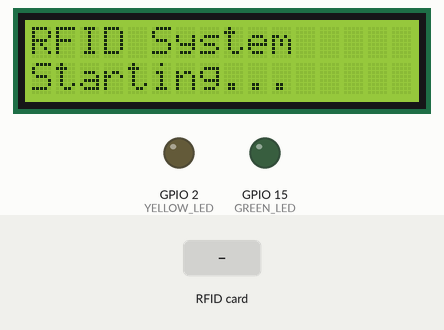
Simulated run of this sketch. Board: ESP32. Shown: 16×2 character LCD, output pins drawn as LEDs (lit = HIGH). The test bench sets the inputs (shaded band). WiFi joins after 1.5 s; servers stay silent unless stated; uploads are accepted with an empty reply; what the sketch prints to the serial monitor is not drawn.

Above: at 1.4 s.
At 9.1 s:
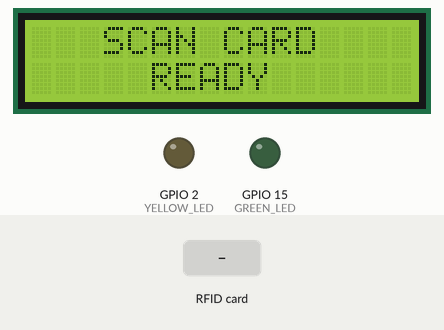
9.2 s: RFID card 5E 7A 19 C4 held to the reader
At 10.0 s:
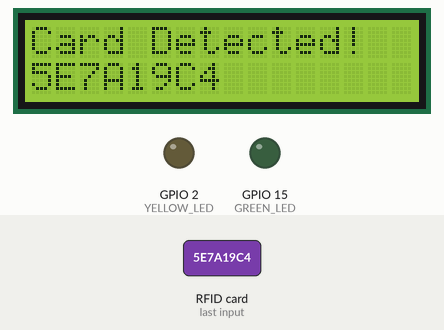
At 10.38 s:
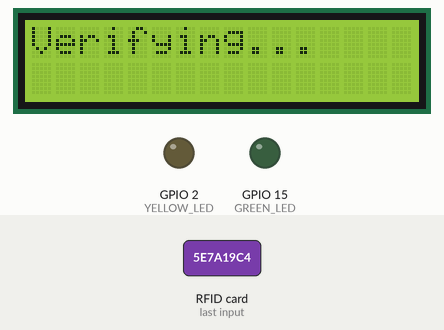
Timing chart, 0 to 12.2 s (numbered marks = the images above; inputs shaded):
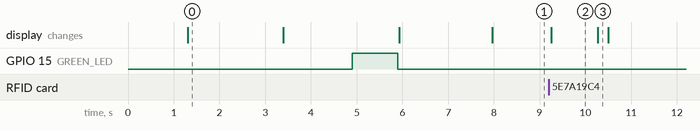

Measured:
- after the input at 9.2 s, the display: changes after 0.05 s (image 2)
- what the display in image 0 shows lasts 2.1 s, from 1.3 s to 3.4 s
- what the display in image 2 shows lasts 1.0 s, from 9.3 s to 10.3 s

The sketch:

final_code_mobile_hotspot.ino
```cpp
#include <SPI.h>
#include <MFRC522.h>
#include <Wire.h>
#include <LiquidCrystal_I2C.h>
#include <WiFi.h>
#include <HTTPClient.h>

// RFID Pins
#define SS_PIN 5
#define RST_PIN 4

// LED Pins
#define GREEN_LED 15
#define YELLOW_LED 2

// LCD Settings - Common addresses are 0x27 or 0x3F
// 16x2 LCD: LiquidCrystal_I2C lcd(0x27, 16, 2);
// 20x4 LCD: LiquidCrystal_I2C lcd(0x27, 20, 4);
LiquidCrystal_I2C lcd(0x27, 16, 2);  // Change to your LCD type

// RFID Instance
MFRC522 mfrc522(SS_PIN, RST_PIN);

// WiFi Credentials
const char* ssid = "YOUR_WIFI_SSID";

const char* password = "YOUR_WIFI_PASSWORD";
const char* serverName = "http://192.168.0.102/rfid_system/verify.php";

bool lcdWorking = false;

void setup() {
  Serial.begin(115200);
  delay(1000);

  Serial.println("\n\n=================================");
  Serial.println("   RFID SYSTEM INITIALIZING");
  Serial.println("=================================\n");

  // Initialize LEDs
  pinMode(GREEN_LED, OUTPUT);
  pinMode(YELLOW_LED, OUTPUT);
  digitalWrite(GREEN_LED, LOW);
  digitalWrite(YELLOW_LED, LOW);

  Serial.println("Step 1: Initializing I2C...");
  Wire.begin(21, 22); // SDA=21, SCL=22
  delay(200);

  // Scan I2C bus
  Serial.println("\nStep 2: Scanning I2C bus for LCD...");
  Serial.println("-------------------------------------");
  byte error, address;
  int nDevices = 0;

  for(address = 1; address < 127; address++) {
    Wire.beginTransmission(address);
    error = Wire.endTransmission();

    if (error == 0) {
      Serial.print(">>> I2C device found at 0x");
      if (address < 16) Serial.print("0");
      Serial.print(address, HEX);
      Serial.println(" <<<");
      nDevices++;
    }
  }

  Serial.println("-------------------------------------");
  if (nDevices == 0) {
    Serial.println("ERROR: No I2C devices found!");
    Serial.println("Check LCD connections!");

    for(int i=0; i<5; i++) {
      digitalWrite(YELLOW_LED, HIGH);
      delay(200);
      digitalWrite(YELLOW_LED, LOW);
      delay(200);
    }
  } else {
    Serial.print("Found ");
    Serial.print(nDevices);
    Serial.println(" I2C device(s)");
  }

  // Initialize LCD
  Serial.println("\nStep 3: Initializing LCD display...");

  lcd.begin();

  lcd.backlight();
  lcd.clear();

  // Test LCD
  lcd.setCursor(0, 0);
  lcd.print("RFID System");
  lcd.setCursor(0, 1);
  lcd.print("Starting...");

  Serial.println("LCD initialized!");
  lcdWorking = true;

  delay(2000);

  // Initialize RFID
  Serial.println("\nStep 4: Initializing RFID reader...");
  SPI.begin();
  mfrc522.PCD_Init();
  Serial.println("RFID initialized");

  // Connect to WiFi
  Serial.println("\nStep 5: Connecting to WiFi...");
  Serial.print("SSID: ");
  Serial.println(ssid);

  lcd.clear();
  lcd.setCursor(0, 0);
  lcd.print("Connecting WiFi");
  lcd.setCursor(0, 1);
  lcd.print(ssid);

  WiFi.begin(ssid, password);

  int attempts = 0;
  while (WiFi.status() != WL_CONNECTED && attempts < 30) {
    delay(500);
    Serial.print(".");
    attempts++;
  }

  if (WiFi.status() == WL_CONNECTED) {
    Serial.println("\n✓ WiFi Connected!");
    Serial.print("ESP32 IP: ");
    Serial.println(WiFi.localIP());
    Serial.print("Server: ");
    Serial.println(serverName);

    // Green LED success
    digitalWrite(GREEN_LED, HIGH);
    delay(1000);
    digitalWrite(GREEN_LED, LOW);

    lcd.clear();
    lcd.setCursor(0, 0);
    lcd.print("WiFi Connected!");
    lcd.setCursor(0, 1);
    lcd.print(WiFi.localIP());
    delay(2000);

  } else {
    Serial.println("\n✗ WiFi Failed!");

    for(int i=0; i<3; i++) {
      digitalWrite(YELLOW_LED, HIGH);
      delay(300);
      digitalWrite(YELLOW_LED, LOW);
      delay(300);
    }

    lcd.clear();
    lcd.setCursor(0, 0);
    lcd.print("WiFi Failed!");
    lcd.setCursor(0, 1);
    lcd.print("Check Settings");
    delay(3000);
  }

  // Ready screen
  lcd.clear();
  lcd.setCursor(0, 0);
  lcd.print("   SCAN CARD   ");
  lcd.setCursor(0, 1);
  lcd.print("     READY      ");

  Serial.println("\n=================================");
  Serial.println("   SYSTEM READY!");
  Serial.println("=================================");
  Serial.println("LCD Status: Working");
  Serial.println("Scan your RFID card now...\n");
}

void loop() {
  // Check for RFID card
  if (!mfrc522.PICC_IsNewCardPresent()) {
    return;
  }

  if (!mfrc522.PICC_ReadCardSerial()) {
    return;
  }

  // Read UID
  String uidString = "";
  for (byte i = 0; i < mfrc522.uid.size; i++) {
    if (mfrc522.uid.uidByte[i] < 0x10) {
      uidString += "0";
    }
    uidString += String(mfrc522.uid.uidByte[i], HEX);
  }
  uidString.toUpperCase();

  Serial.println("━━━━━━━━━━━━━━━━━━━━━━━━");
  Serial.println("Card Detected!");
  Serial.println("UID: " + uidString);

  // Display on LCD
  lcd.clear();
  lcd.setCursor(0, 0);
  lcd.print("Card Detected!");
  lcd.setCursor(0, 1);
  lcd.print(uidString);
  delay(1000);

  lcd.clear();
  lcd.setCursor(0, 0);
  lcd.print("Verifying...");

  // Send to server
  if (WiFi.status() == WL_CONNECTED) {
    HTTPClient http;
    http.begin(serverName);
    http.addHeader("Content-Type", "application/x-www-form-urlencoded");

    String httpRequestData = "uid=" + uidString;
    int httpResponseCode = http.POST(httpRequestData);

    Serial.println("Response Code: " + String(httpResponseCode));

    if (httpResponseCode > 0) {
      String response = http.getString();
      Serial.println("Server Response: " + response);

      // Parse response (format: "STATUS|Name")
      int separatorIndex = response.indexOf('|');
      if (separatorIndex > 0) {
        String status = response.substring(0, separatorIndex);
        String userName = response.substring(separatorIndex + 1);
        userName.trim();

        if (status == "GRANTED") {
          // ACCESS GRANTED
          Serial.println("✓ ACCESS GRANTED");
          Serial.println("Welcome, " + userName + "!");

          digitalWrite(GREEN_LED, HIGH);
          digitalWrite(YELLOW_LED, LOW);

          lcd.clear();
          lcd.setCursor(0, 0);
          lcd.print("ACCESS GRANTED!");
          lcd.setCursor(0, 1);
          // Truncate name if too long for 16 char display
          if (userName.length() > 16) {
            userName = userName.substring(0, 16);
          }
          lcd.print(userName);

          delay(3000);
          digitalWrite(GREEN_LED, LOW);

        } else {
          // ACCESS DENIED
          Serial.println("✗ ACCESS DENIED");
          Serial.println("Unknown Card");

          digitalWrite(YELLOW_LED, HIGH);
          digitalWrite(GREEN_LED, LOW);

          lcd.clear();
          lcd.setCursor(0, 0);
          lcd.print("ACCESS  DENIED!");
          lcd.setCursor(0, 1);
          lcd.print("Unknown Card");

          delay(3000);
          digitalWrite(YELLOW_LED, LOW);
        }
      }
    } else {
      // Connection error
      Serial.println("✗ Error: " + String(httpResponseCode));

      for(int i=0; i<5; i++) {
        digitalWrite(YELLOW_LED, HIGH);
        delay(100);
        digitalWrite(YELLOW_LED, LOW);
        delay(100);
      }

      lcd.clear();
      lcd.setCursor(0, 0);
      lcd.print("Server Error!");
      lcd.setCursor(0, 1);
      lcd.print("Code: ");
      lcd.print(httpResponseCode);
      delay(2000);
    }

    http.end();
  } else {
    // WiFi disconnected
    Serial.println("✗ WiFi Disconnected!");

    lcd.clear();
    lcd.setCursor(0, 0);
    lcd.print("WiFi Error!");
    lcd.setCursor(0, 1);
    lcd.print("Reconnecting...");

    for(int i=0; i<3; i++) {
      digitalWrite(YELLOW_LED, HIGH);
      delay(200);
      digitalWrite(YELLOW_LED, LOW);
      delay(200);
    }

    WiFi.begin(ssid, password);
    delay(3000);
  }

  Serial.println("━━━━━━━━━━━━━━━━━━━━━━━━\n");

  // Reset to scan screen
  lcd.clear();
  lcd.setCursor(0, 0);
  lcd.print("   SCAN CARD   ");
  lcd.setCursor(0, 1);
  lcd.print("     READY      ");

  mfrc522.PICC_HaltA();
  delay(1000);
}
```
